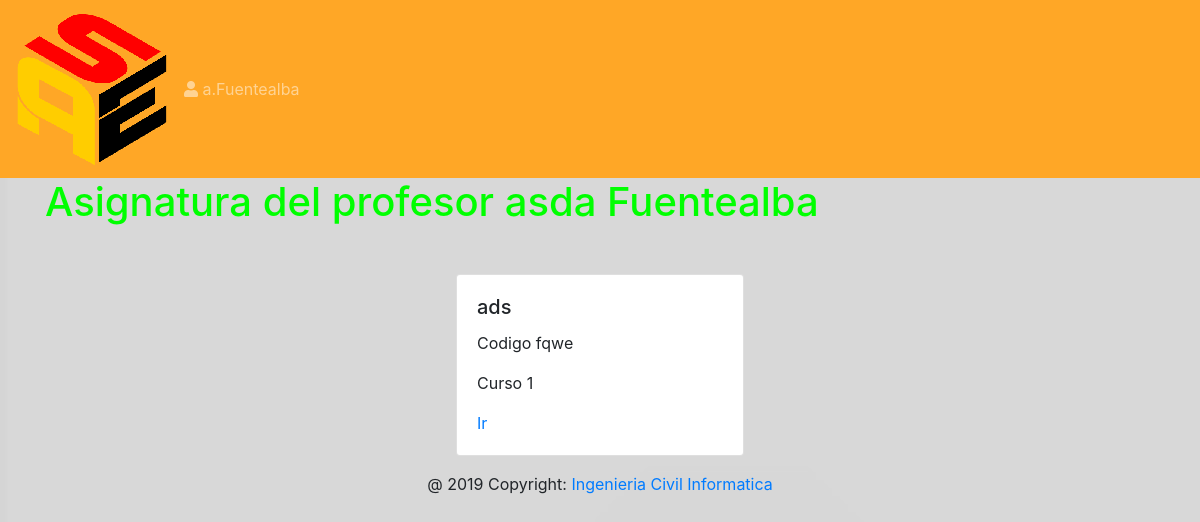
/Asignaturas/ (signed in), run on an earlier commit of the app's database.
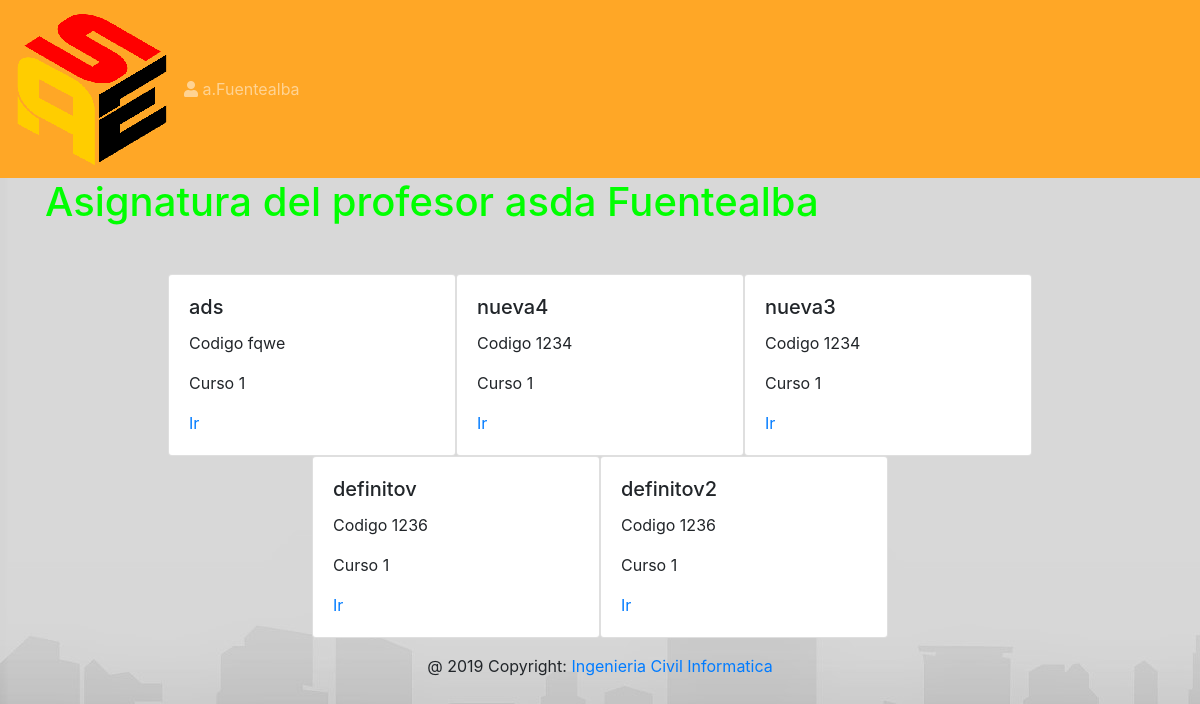
And on a later commit of the database.
### Registro/models.py (models this page shows, shortened)
class Asignatura(models.Model):
	materias= (
        ('leg', 'Lenguaje'),
        ('mat', 'Matematicas'),
        ('his', 'Historia'),
        ('fis', 'Fisica'),
        ('qui', 'Quimica'),
        ('bio', 'Biologia'),
        ('ing', 'Ingles'),
    )
	nombre_asignatura=models.CharField(max_length=20)
	codigo=models.CharField(max_length=4)
	curso=models.ForeignKey(Curso,on_delete=models.CASCADE)
	profesor=models.ForeignKey(Profesor,on_delete=models.CASCADE)
	unidades=models.PositiveIntegerField(default=0, blank=True, null=True)
	materia=models.CharField(max_length=3,choices=materias, blank=True, null=True)
	asignaturas= models.Manager()

class Curso(models.Model):
	nombrecurso=models.CharField(max_length=20)
	codigo_curso=models.CharField(max_length=4)
	colegio= models.ForeignKey(Colegio,on_delete=models.CASCADE)
	cursos=models.Manager()
	def __str__(self):
		return "{}".format(self.codigo_curso)

### Registro/views.py (the view)
# urls.py: url(r'Asignaturas/',views.HomeAsignaturasView.as_view(),name="Asignaturas"),
class HomeAsignaturasView(LoginRequiredMixin, TemplateView):
	def get(self,request,**kwargs):
		return render(request,'Asignaturas.html',{'asignaturas':Asignatura.asignaturas.all(),'profesor':Profesor.profesores.get(rut=request.user.email)})

### Registro/templates/Asignaturas.html
{% extends 'base.html' %}
{% block content %}
 <h1>Asignatura del profesor {{profesor.nombre}} {{profesor.apellido}} </h1>
 <div class="container">
 	<div class="row mt-5 justify-content-center">
 {% for asignatura in asignaturas %}
 	{% ifequal profesor.id asignatura.profesor.id %}
 		<div class="card" style="width: 18rem;">
 			<div class="card-body">
 				<h5 class="card-title">{{asignatura.nombre_asignatura}}</h5>
 				<p class="card-text">Codigo {{asignatura.codigo}}</p>
 				<p class="card-text">Curso {{asignatura.curso}}</p>
 				<a href="/colegio/{{profesor.colegio_pertenece_id}}/{{asignatura.curso_id}}/asignaturas/{{asignatura.id}} " class="card-link">Ir</a>
 			</div>
 		</div>
 	{% endifequal %}
 {% endfor %}
{% endblock %}

What changed in the data, as far as the page shows it:
added Asignatura: nombre_asignatura "nueva4", codigo "1234", curso "1"
added Asignatura: nombre_asignatura "nueva3", codigo "1234", curso "1"
added Asignatura: nombre_asignatura "definitov", codigo "1236", curso "1"
added Asignatura: nombre_asignatura "definitov2", codigo "1236", curso "1"
